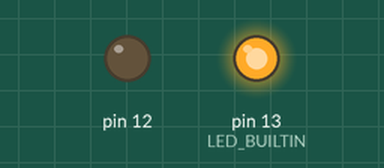
Bench run of a sketch on a simulated Arduino Uno, built with avr-gcc and run on an emulated ATmega328P. Parts: output pins drawn as LEDs (lit = HIGH).

Above: at 5.0 s.
At 12.0 s:
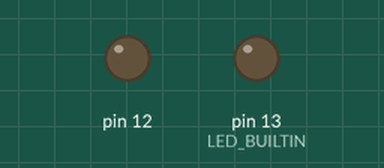
At 16.5 s:
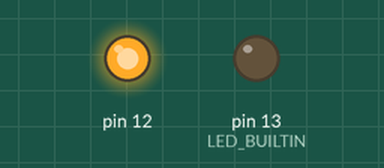
Timing chart, 0 to 26.0 s (numbered marks = the images above):
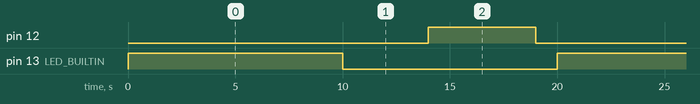

Measured:
- by itself, pin 12: alternates HIGH for 5.0 s and LOW for 15.0 s
- by itself, pin 13 (LED_BUILTIN): alternates HIGH for 10.0 s and LOW for 10.0 s
- by itself, everything shown: repeats every 20.0 s, in 4 steps

The sketch:

practica_101.ino
```cpp
/************************************************************************************
* Repositorio da práctica 10 para encendido de dous leds alternativamente en arduíno.
* Autor: Javi Figueiro
* Data:05/12/23
************************************************************************************/

  // C++ code
//
void setup()
{
  pinMode(LED_BUILTIN, OUTPUT);
  pinMode(12, OUTPUT);
}

void loop()
{
  digitalWrite(LED_BUILTIN, HIGH);
  delay(10000); // Wait for 10000 millisecond(s)
  digitalWrite(LED_BUILTIN, LOW);
  delay(4000); // Wait for 4000 millisecond(s)
  digitalWrite(12, HIGH);
  delay(5000); // Wait for 5000 millisecond(s)
  digitalWrite(12, LOW);
  delay(1000); // Wait for 1000 millisecond(s)
}
```
